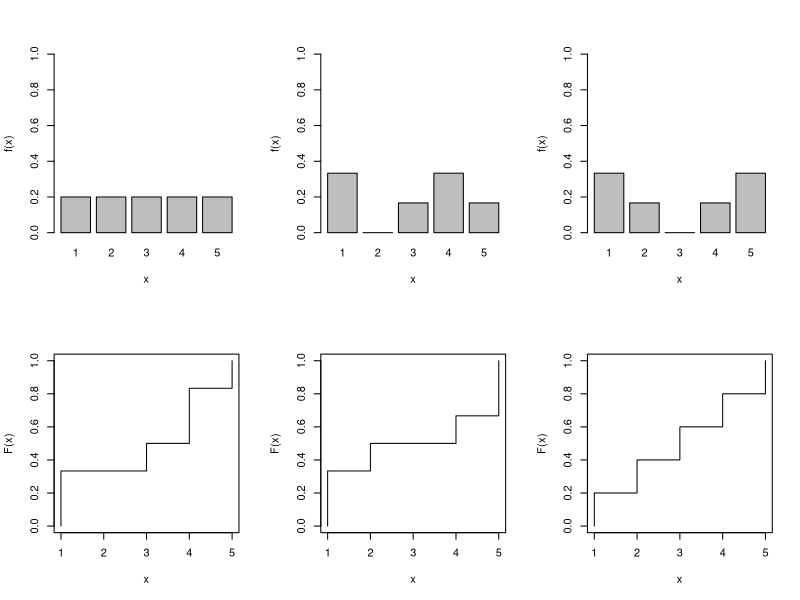
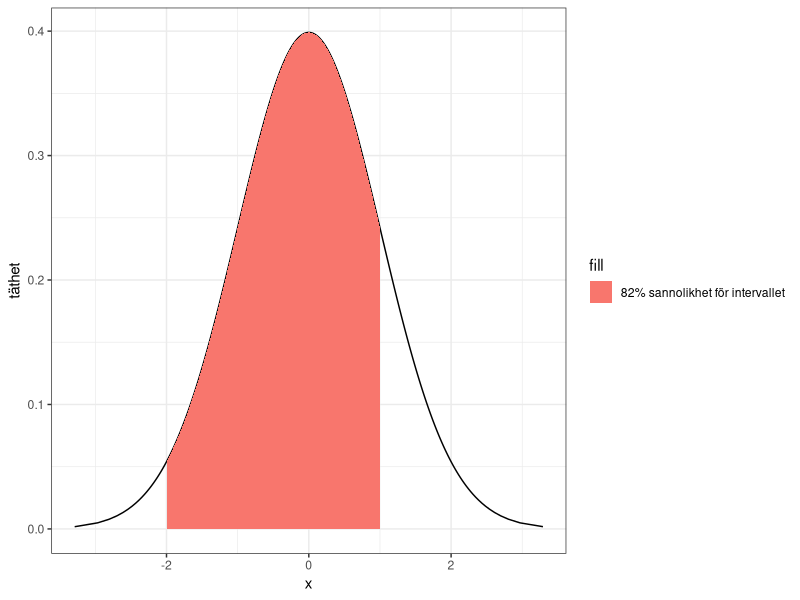
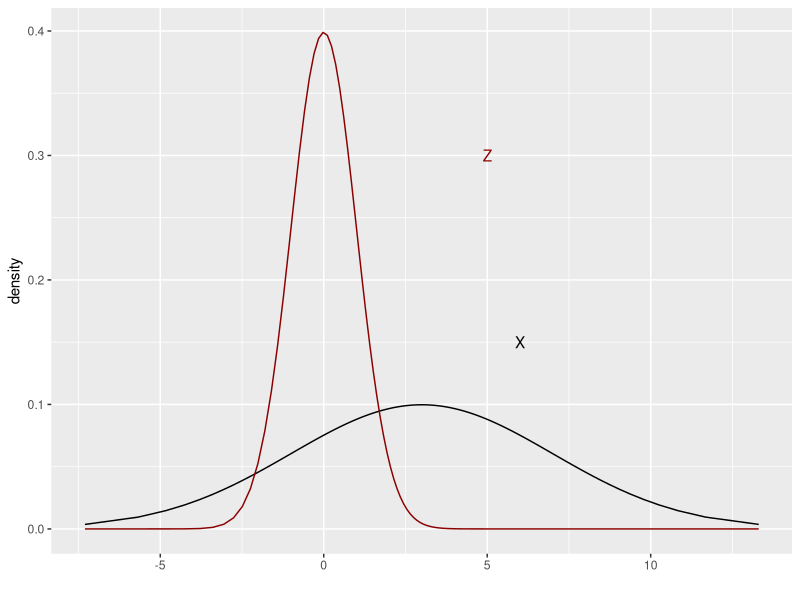
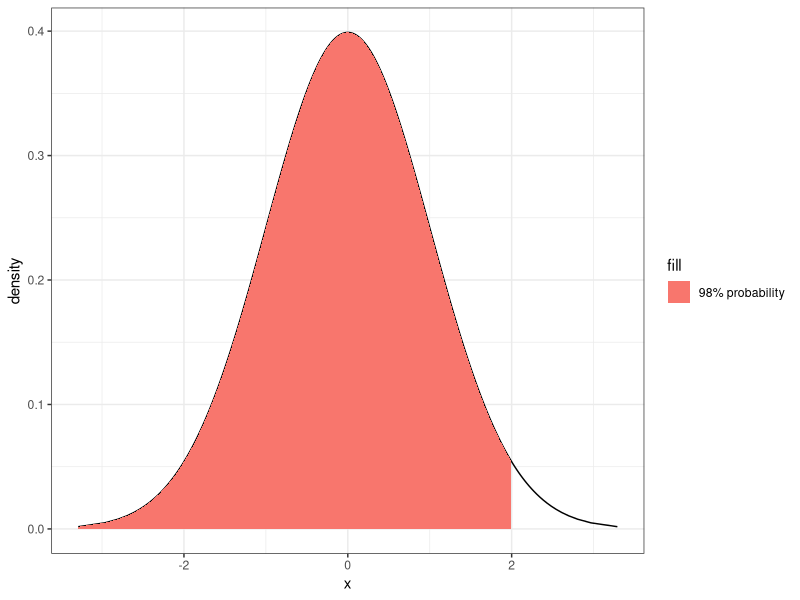
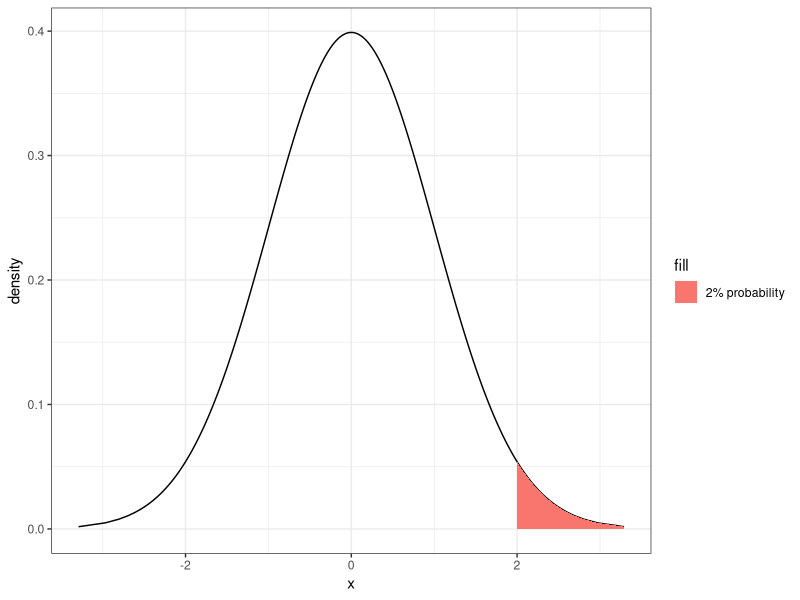
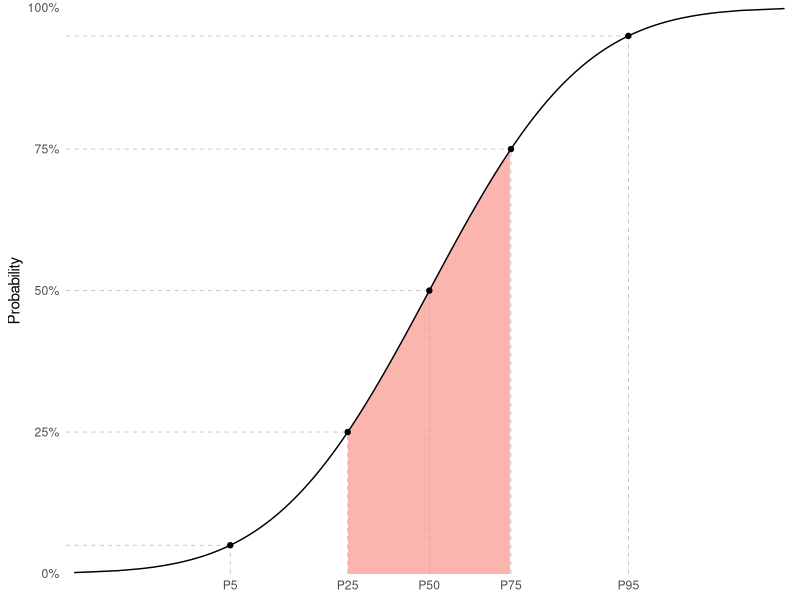
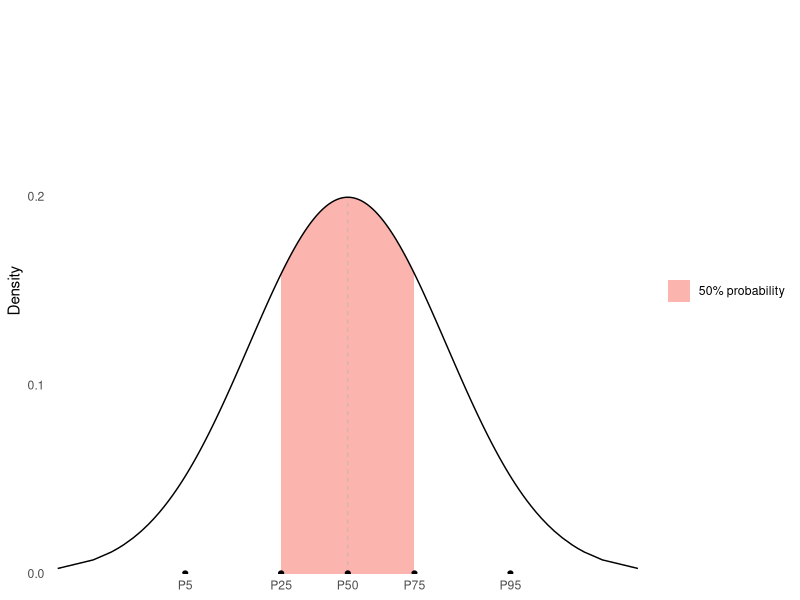
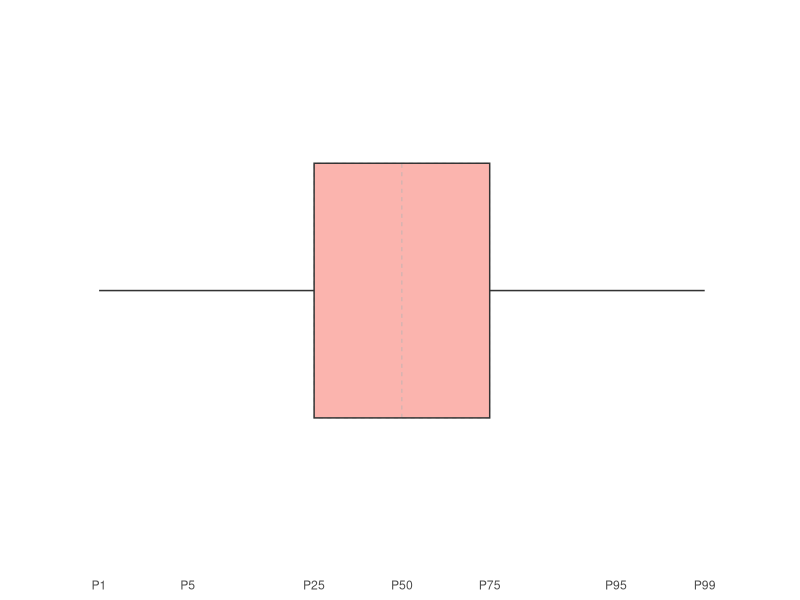

Here is the R script that generated these plots, in order:
## ---- chunk 1
#| echo: false
#| warning: false

library(ggplot2)
library(dplyr)
## ---- chunk 2
#| echo: false
#| results: false 
((1-3.5)^2+(2-3.5)^2+(3-3.5)^2+(4-3.5)^2+(5-3.5)^2+(6-3.5)^2)
17.5/6
## ---- chunk 3
#| echo: false
#| results: false
0* 0.70 + 1 * 0.20 + 2* 0.06+ 3* 0.04
## ---- chunk 4
#| echo: false
#| results: false
(0-0.44)^2* 0.70 + (1-0.44)^2 * 0.20 + (2-0.44)^2* 0.06+ (3-0.44)^2* 0.04  
## ---- chunk 5
#| echo: false
pa <- rep(1,5)/5
pb <- c(2,0,1,2,1)/6
pc <- c(2,1,0,1,2)/6

nf <- layout( matrix(c(1,2,3,4,5,6), ncol=3, byrow = TRUE) )
barplot(pa,names.arg = 1:5,ylim=c(0,1),ylab="f(x)",xlab="x")
barplot(pb,names.arg = 1:5,ylim=c(0,1),ylab="f(x)",xlab="x")
barplot(pc,names.arg = 1:5,ylim=c(0,1),ylab="f(x)",xlab="x")
plot(c(1,1:5),c(0,cumsum(pb)),ylim=c(0,1),type='s',ylab="F(x)",xlab="x")
plot(c(1,1:5),c(0,cumsum(pc)),ylim=c(0,1),type='s',ylab="F(x)",xlab="x")
plot(c(1,1:5),c(0,cumsum(pa)),ylim=c(0,1),type='s',ylab="F(x)",xlab="x")
## ---- chunk 6
#| echo: false
#| results: false
ppois(5,12)
1-ppois(5,12)
## ---- chunk 7
#| echo: false
prob1 = pnorm(-2)
prob2 = pnorm(1)
fill = paste0(round(100*(prob2-prob1),0),"% sannolikhet för intervallet")
data.frame(pp = ppoints(1000)) %>%
  mutate(x = qnorm(pp)) %>%
  mutate(y = dnorm(x)) %>%
  ggplot(aes(x=x,y=y)) +
  geom_line() +
  geom_ribbon(data=. %>% filter(pp <= prob2 & pp > prob1), 
              aes(ymin=0, ymax=y, fill=fill)) +
  theme_bw() + 
  xlab("x") + 
  ylab("täthet") 
## ---- chunk 8
#| echo: false

mu = 3
sigma = 4

pp = ppoints(100)
xx = qnorm(pp,mu,sigma)
df=data.frame(xx=xx, dx = dnorm(xx,mu,sigma),dz = dnorm(xx))
ggplot(df, aes(x=xx,y=dx)) +
         geom_line() + 
  geom_line(aes(x = xx, y = dz),col = 'darkred') +
  annotate("text",x=5,y = 0.3,label="Z",colour = 'darkred') +
  annotate("text",x=6,y = 0.15,label="X",colour = 'black') +
  xlab("") +
  ylab("density")
               
## ---- chunk 9
#| echo: false
#| results: false

pnorm(0.25)
## ---- chunk 10
#| echo: false
#| results: false

pnorm(10/6)
1-pnorm(10/6)
## ---- chunk 11
#| echo: false
prob = pnorm(2)
fill = paste0(round(100*(prob),0),"% probability")
data.frame(pp = ppoints(1000)) %>%
  mutate(x = qnorm(pp)) %>%
  mutate(y = dnorm(x)) %>%
  ggplot(aes(x=x,y=y)) +
  geom_line() +
  geom_ribbon(data=. %>% filter(pp < prob), 
              aes(ymin=0, ymax=y, fill=fill)) +
  theme_bw() + 
  xlab("x") + 
  ylab("density") 
## ---- chunk 12
#| echo: false
prob = pnorm(2)
fill = paste0(round(100*(1-prob),0),"% probability")
data.frame(pp = ppoints(1000)) %>%
  mutate(x = qnorm(pp)) %>%
  mutate(y = dnorm(x)) %>%
  ggplot(aes(x=x,y=y)) +
  geom_line() +
  geom_ribbon(data=. %>% filter(pp >= prob), 
              aes(ymin=0, ymax=y, fill=fill)) +
  theme_bw() + 
  xlab("x") + 
  ylab("density") 
## ---- chunk 13
#| echo: false
#| warning: false
#| message: false
#| fig-width: 7
#| fig-height: 7
library(tidyverse)
library(patchwork)
library(scales)

qntls <- c(0.5, 0.05, 0.95, 0.25, 0.75)
xqntls <- qnorm(qntls, 3, 2)
qntls_e <- c(0.01, 0.99, 0.5, 0.05, 0.95, 0.25, 0.75)
xqntls_e <- qnorm(qntls_e, 3, 2)
#qntls <- c(0.5)

dist_df <- tibble::tibble(
  p=c(qntls_e, ppoints(300)),
  q=qnorm(p, 3, 2),
  d=dnorm(q, 3,2)
) %>%  tibble::rowid_to_column() 

dist_w_df <- dist_df %>% select(rowid, p,q) %>% 
  filter(p %in% qntls_e) %>%
  pivot_longer(-c(rowid, p)) %>% 
  mutate(p_name=paste0("p_", str_pad(p*100,2, pad="0"))) %>% 
  select(-p,-name) %>% 
  pivot_wider(-rowid, values_from="value", names_from="p_name") 

p1 <- dist_df %>% ggplot(aes(x=q, y=p)) +
  #geom_ribbon(data=. %>% filter(p<0.5), 
  #            aes(ymin=0, ymax=p, fill="50% probability"),
  #            show.legend=FALSE)+
  geom_ribbon(data=. %>% filter(p >= 0.25 & p<0.75), 
              aes(ymin=0, ymax=p, fill="50% probability"),
              show.legend = FALSE)+
  geom_linerange(data=. %>% filter(p %in% qntls),
                 aes(xmin=-3, xmax=q), linewidth=0.25, 
                 linetype=2, color="grey70")+
  geom_linerange(data=. %>% filter(p %in% qntls),
                 aes(ymin=0, ymax=p), linewidth=0.25, 
                 linetype=2, color="grey70")+
  geom_line()+
  geom_point(data=. %>% filter(p %in% qntls))+
  scale_fill_brewer(palette = "Pastel1")+
  scale_y_continuous(labels=scales::percent)+
  scale_x_continuous(breaks = xqntls, 
                     labels = paste0("P",qntls*100))+
  coord_cartesian(xlim = c(-3,9), ylim=c(0,1), expand = FALSE)+
  labs(y="Probability", fill=NULL, x=NULL)+
  theme_minimal()+
  theme(panel.grid = element_blank())

p2 <- dist_df %>% ggplot(aes(x=q, y=d)) +
  #geom_ribbon(data=. %>% filter(p<0.5), 
  #            aes(ymin=0, ymax=d, fill="50% probability"))+
  #geom_ribbon(data=. %>% filter(p >= 0.05 & p<0.95), 
  #            aes(ymin=0, ymax=d, fill="90% probability"))+
  geom_ribbon(data=. %>% filter(p >= 0.25 & p<0.75), 
              aes(ymin=0, ymax=d, fill="50% probability"))+
  geom_linerange(data=. %>% filter(p==0.5),
                 aes(ymin=0, ymax=d), linewidth=0.25, 
                 linetype=2, color="grey70")+
  geom_line()+
  geom_point(data=. %>% filter(p %in% qntls), aes(y=0))+
  scale_fill_brewer(palette = "Pastel1")+
  scale_x_continuous(breaks = xqntls, 
                     labels = paste0("P",qntls*100))+
  coord_cartesian(xlim = c(-3,9), ylim=c(0,0.3), expand = FALSE)+
  labs(y="Density", fill=NULL, x=NULL)+
  theme_minimal()+
  theme(panel.grid = element_blank())

p3 <-  dist_w_df %>% 
  ggplot() + 
  geom_boxplot(stat="identity", 
               aes(y="one", fill="50% probability",
                   xlower  = p_25, xupper  = p_75, xmiddle = p_50,
                   xmin   = p_01, 
                   xmax   = p_99), 
               show.legend = FALSE, fatten=1,
               linetype=2, linewidth=0.25, color="grey70")+ 
  geom_boxplot(stat="identity", 
               aes(y="one", 
                   xlower  = p_25, xupper  = p_75, xmiddle = p_50,
                   xmin   = p_01, 
                   xmax   = p_99), 
               show.legend = FALSE, fatten=0, alpha=0)+
  scale_x_continuous(breaks = xqntls_e, 
                     labels = paste0("P",qntls_e*100))+
  coord_cartesian(xlim = c(-3,9), ylim=c(0,2), expand = FALSE)+
  scale_fill_brewer(palette = "Pastel1")+
  labs(fill=NULL)+
  theme_minimal()+
  theme(axis.line.y = element_blank(),
        axis.title.y  = element_blank(),
        axis.text.y = element_blank(),
        axis.ticks.y  = element_blank(),
        panel.grid = element_blank())
#patchwork::wrap_plots(p1,p2,p3, ncol=1, guides="collect") &
#theme(legend.position = "bottom")

#ggsave("prob_dist.png", width=5, height = 7)
## ---- chunk 14
#| echo: false
p1
## ---- chunk 15
#| echo: false
p2
## ---- chunk 16
#| echo: false
p3
## ---- chunk 17
#| echo: false
#| results: false 
(7.2-5)/2
(1.8-5)/2
pnorm(1.1)
pnorm(1.6)
pnorm(1.1) - (1- pnorm(1.6))
pnorm(7.2,5,2)-pnorm(1.8,5,2)
## ---- chunk 18
#| echo: false
#| results: false 

5 + 2*(-1.645)
qnorm(0.05,5,2)
